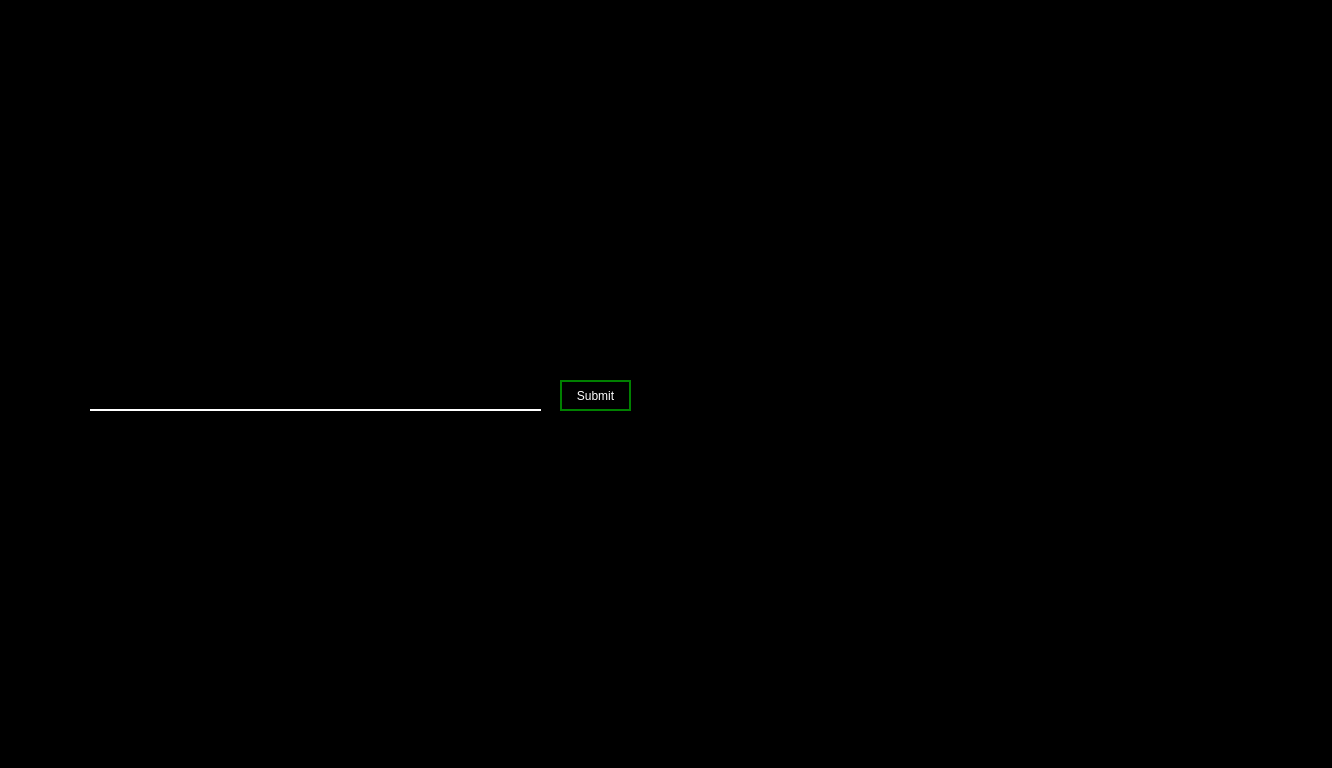
<?xml version="1.0" encoding="UTF-8"?>
<ui version="4.0">
 <class>Chatbot</class>
 <widget class="QMainWindow" name="Chatbot">
  <property name="geometry">
   <rect>
    <x>0</x>
    <y>0</y>
    <width>1332</width>
    <height>768</height>
   </rect>
  </property>
  <property name="windowTitle">
   <string>Chatbot</string>
  </property>
  <property name="styleSheet">
   <string notr="true">background-color: black;
color:white;</string>
  </property>
  <widget class="QWidget" name="centralwidget">
   <widget class="QPushButton" name="btn">
    <property name="geometry">
     <rect>
      <x>560</x>
      <y>380</y>
      <width>71</width>
      <height>31</height>
     </rect>
    </property>
    <property name="styleSheet">
     <string notr="true">border:2px solid green;
color:white;
</string>
    </property>
    <property name="text">
     <string>Submit</string>
    </property>
    <property name="autoDefault">
     <bool>true</bool>
    </property>
    <property name="default">
     <bool>false</bool>
    </property>
   </widget>
   <widget class="QLineEdit" name="msgbox">
    <property name="geometry">
     <rect>
      <x>90</x>
      <y>380</y>
      <width>451</width>
      <height>31</height>
     </rect>
    </property>
    <property name="styleSheet">
     <string notr="true">color:white;
border:none;
border-bottom: 2px solid white;
letter-spacing:1px;</string>
    </property>
   </widget>
   <widget class="QTextBrowser" name="textBrowser">
    <property name="geometry">
     <rect>
      <x>50</x>
      <y>30</y>
      <width>591</width>
      <height>331</height>
     </rect>
    </property>
    <property name="sizePolicy">
     <sizepolicy hsizetype="Preferred" vsizetype="Expanding">
      <horstretch>0</horstretch>
      <verstretch>0</verstretch>
     </sizepolicy>
    </property>
    <property name="styleSheet">
     <string notr="true">background-color:black;
color:white;
padding: 15px;
font-size: 15px;
font-weight:bold;</string>
    </property>
   </widget>
  </widget>
  <widget class="QMenuBar" name="menubar">
   <property name="geometry">
    <rect>
     <x>0</x>
     <y>0</y>
     <width>1332</width>
     <height>22</height>
    </rect>
   </property>
  </widget>
  <widget class="QStatusBar" name="statusbar"/>
 </widget>
 <resources/>
 <connections/>
</ui>
